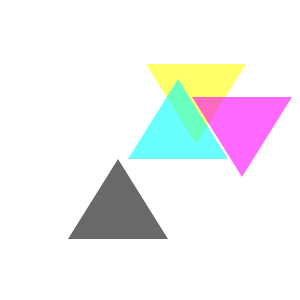
Frame 1 (no input)
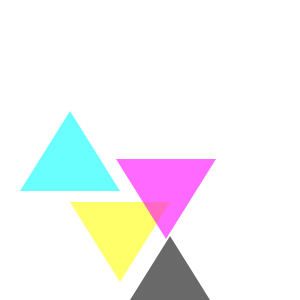
Frame 60 (the mouse pressed at the canvas centre just before this capture)
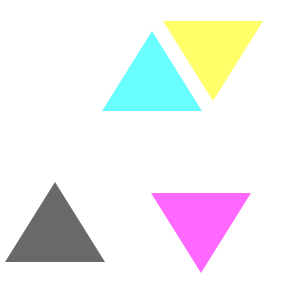
Frame 120 (the mouse held since frame 60 and released just before this capture)

The Processing sketch that drew these frames (run headless with seeded random() and noise(); from frame 60 on, the mouse is pressed at the canvas centre):

// Processing sketch: processing_134140
// ── processing_134140.pde


color c;
int x; 
int y;
float random;

void setup() { 
 size(300,300);
 background(255);
 x= width/4;
 y = height/4;
 frameRate(8);
  
}

void draw() {
  fill(255);
  noStroke();
  rect(0,0, width, height);
  triangle1((int)random(50, width-100), 
  (int)random(0, height - 50));
  triangle2((int)random(50, width-100), 
  (int)random(50, height - 50));
  triangle3((int)random(50, width-100), 
  (int)random(0, height - 50));
  triangle4((int)random(50, width-100), 
  (int)random(50, height - 50));
}

void triangle1(int x, int y) {
 c = color(255,255,0,150);
 noStroke();
 fill(c);
 triangle(x, y, x + 50, y + 80, x + 100, y);
}

void triangle2(int x, int y) {
 c = color(255,0,255,150);
 noStroke();
 fill(c);
 triangle(x, y, x + 50, y + 80, x + 100, y);
}

void triangle3(int x, int y) {
 c = color(0,255,255,150);
 noStroke();
 fill(c);
 triangle( x - 50, y + 80, x, y, x + 50, y + 80);
}

void triangle4(int x, int y) {
 c = color(0,0,0,150);
 noStroke();
 fill(c);
 triangle( x - 50, y + 80, x, y, x + 50, y + 80);
}
